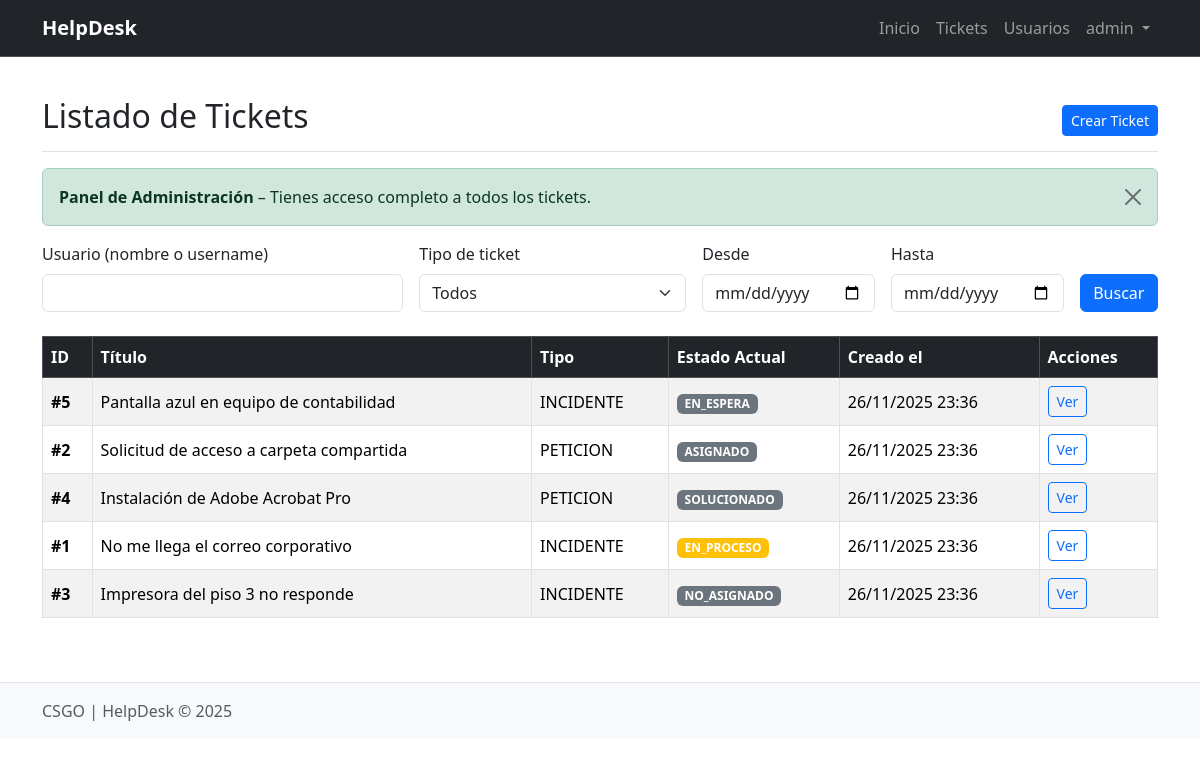
Screenshot of /tickets (signed in) with the database file from the repository.
### tables this page shows
CREATE TABLE ticket (
    id_ticket        INT AUTO_INCREMENT PRIMARY KEY,
    titulo           VARCHAR(200) NOT NULL,
    descripcion_inicial TEXT NOT NULL,            
    id_tipo_ticket   INT NOT NULL,
    id_estado_ticket INT NOT NULL,                
    id_usuario_creador INT NOT NULL,              
    id_operador_asignado INT NULL,                
    creado_en        DATETIME NOT NULL DEFAULT CURRENT_TIMESTAMP,
    actualizado_en   DATETIME NULL,

    CONSTRAINT fk_ticket_tipo
        FOREIGN KEY (id_tipo_ticket) REFERENCES ticket_tipo(id_tipo_ticket),

    CONSTRAINT fk_ticket_estado
        FOREIGN KEY (id_estado_ticket) REFERENCES ticket_estado(id_estado_ticket),

    CONSTRAINT fk_ticket_creador
        FOREIGN KEY (id_usuario_creador) REFERENCES usuario(id_usuario),

    CONSTRAINT fk_ticket_operador_asignado
        FOREIGN KEY (id_operador_asignado) REFERENCES usuario(id_usuario)
);

CREATE TABLE ticket_tipo (
    id_tipo_ticket INT AUTO_INCREMENT PRIMARY KEY,
    nombre         VARCHAR(50) NOT NULL UNIQUE   
);

CREATE TABLE ticket_estado (
    id_estado_ticket INT AUTO_INCREMENT PRIMARY KEY,
    nombre           VARCHAR(50) NOT NULL unique,   
    descripcion      VARCHAR(255) NULL
);

### app/Controllers/TicketController.php (called while the page is built, shortened)
<?php
class TicketController
{
   public function index()
{
    $usuario = trim($_GET['usuario'] ?? '');
    $tipo    = isset($_GET['tipo']) ? (int) $_GET['tipo'] : 0;
    $desde   = $_GET['desde'] ?? '';
    $hasta   = $_GET['hasta'] ?? '';
    $tickets = Ticket::buscarTickets($usuario, $tipo, $desde, $hasta);
    require __DIR__ . '/../View/tickets/index.view.php';
}
}

### public/index.php (called while the page is built, shortened)
<?php
require __DIR__ . '/../app/Core/Router.php';
$router = new Router();
$router->add('GET', '/', 'HomeController@index');
$router->add('GET', '/tickets', 'TicketController@index');
$router->get('/tickets/create', 'TicketController@create');
$router->post('/tickets/create', 'TicketController@store');
$router->get('/tickets/show', 'TicketController@show');
$router->get('/tickets/asignados', 'TicketController@misAsignados');
$router->post('/tickets/asignar', 'TicketController@asignar');
$router->add('GET', '/login', 'AuthController@login');
$router->add('POST', '/login', 'AuthController@authenticate');
$router->add('GET', '/logout', 'AuthController@logout');
$router->add('GET', '/profile', 'ProfileController@edit');
$router->add('POST', '/profile/update', 'ProfileController@update');
$router->get('/users', 'UserController@index');
$router->get('/users/create', 'UserController@create');
$router->post('/users/create', 'UserController@store');
$router->get('/users/edit/{id}', 'UserController@edit');
$router->post('/users/edit/{id}', 'UserController@update');
$router->get('/users/deactivate/{id}', 'UserController@deactivate');
try {
    $uri = parse_url($_SERVER['REQUEST_URI'], PHP_URL_PATH);
    $method = $_SERVER['REQUEST_METHOD'];
    $router->dispatch($uri, $method);
} catch (Exception $e) {
    echo "Error: " . $e->getMessage();
}

### app/Models/Ticket.php (called while the page is built, shortened)
<?php
class Ticket extends Model
{
    public static function buscarTickets(string $usuario, int $idTipo, string $desde, string $hasta): array
{
    $pdo = self::connection();
    $sql = "
        SELECT
            t.id_ticket,
            t.titulo,
            tt.nombre AS tipo_ticket,
            te.nombre AS estado_ticket,
            t.creado_en,
            u.nombre_completo AS usuario_nombre
        FROM ticket t
        JOIN ticket_tipo   tt ON t.id_tipo_ticket   = tt.id_tipo_ticket
        JOIN ticket_estado te ON t.id_estado_ticket = te.id_estado_ticket
        JOIN usuario       u  ON t.id_usuario_creador = u.id_usuario
        WHERE 1 = 1
    ";
    $params = [];
    $sql .= " ORDER BY t.creado_en DESC";
    $stmt = $pdo->prepare($sql);
    $stmt->execute($params);
    return $stmt->fetchAll(PDO::FETCH_OBJ);
}
}

### app/View/tickets/index.view.php (the view, shortened to what this page needs)
<?php require __DIR__ . '/../layouts/header.php'; ?>
<div class="d-flex justify-content-between flex-wrap flex-md-nowrap align-items-center pt-3 pb-2 mb-3 border-bottom">
    <h1 class="h2">
        <?php if ($_SESSION['user']['rol_nombre'] === 'USUARIO'): ?>
            Mis Tickets
        <?php else: ?>
            Listado de Tickets
        <?php endif; ?>
    </h1>
    <div class="btn-toolbar mb-2 mb-md-0">
        <a href="/tickets/create" class="btn btn-sm btn-primary">
            Crear Ticket
        </a>
    </div>
</div>
<?php if ($_SESSION['user']['rol_nombre'] === 'USUARIO'): ?>
    <div class="alert alert-info alert-dismissible fade show" role="alert">
        <strong>Área de Usuario</strong> – Aquí solo puedes ver los tickets que creaste tú.
        <button type="button" class="btn-close" data-bs-dismiss="alert"></button>
    </div>
<?php else:  ?>
    <div class="alert alert-success alert-dismissible fade show" role="alert">
        <strong>Panel de Administración</strong> – Tienes acceso completo a todos los tickets.
        <button type="button" class="btn-close" data-bs-dismiss="alert"></button>
    </div>
<?php endif; ?>
 <form method="GET" action="/tickets" class="row g-3 mb-4">
    <div class="col-md-4">
        <label class="form-label">Usuario (nombre o username)</label>
        <input type="text" name="usuario" class="form-control"
               value="<?= htmlspecialchars($_GET['usuario'] ?? '') ?>">
    </div>
    <div class="col-md-3">
        <label class="form-label">Tipo de ticket</label>
        <select name="tipo" class="form-select">
            <option value="0">Todos</option>
        </select>
    </div>
    <div class="col-md-2">
        <label class="form-label">Desde</label>
        <input type="date" name="desde" class="form-control"
               value="<?= htmlspecialchars($_GET['desde'] ?? '') ?>">
    </div>
    <div class="col-md-2">
        <label class="form-label">Hasta</label>
        <input type="date" name="hasta" class="form-control"
               value="<?= htmlspecialchars($_GET['hasta'] ?? '') ?>">
    </div>
    <div class="col-md-1 d-flex align-items-end">
        <button class="btn btn-primary w-100">Buscar</button>
    </div>
</form>
<div class="table-responsive">
    <table class="table table-striped table-hover table-bordered align-middle">
        <thead class="table-dark">
            <tr>
                <th>ID</th>
                <th>Título</th>
                <th>Tipo</th>
                <th>Estado Actual</th>
                <th>Creado el</th>
                <th>Acciones</th>
            </tr>
        </thead>
        <tbody>
            <?php if (empty($tickets)): ?>
                <tr>
                    <td colspan="6" class="text-center py-4 text-muted">
                        <?php if ($_SESSION['user']['rol_nombre'] === 'USUARIO'): ?>
                            Aún no has creado ningún ticket.
                        <?php else: ?>
                            No hay tickets registrados en el sistema.
                        <?php endif; ?>
                    </td>
                </tr>
            <?php else: ?>
                <?php foreach ($tickets as $ticket): ?>
                    <tr>
                        <td><strong>#<?= $ticket->id_ticket ?></strong></td>
                        <td><?= htmlspecialchars($ticket->titulo) ?></td>
                        <td><?= htmlspecialchars($ticket->tipo_ticket) ?></td>
                        <td>
                            <span class="badge bg-<?= $ticket->estado_ticket === 'CERRADO' ? 'success' : ($ticket->estado_ticket === 'EN_PROCESO' ? 'warning' : 'secondary') ?>">
                                <?= htmlspecialchars($ticket->estado_ticket) ?>
                            </span>
                        </td>
                        <td><?= date('d/m/Y H:i', strtotime($ticket->creado_en)) ?></td>
                        <td>
                            <a href="/tickets/show?id=<?= $ticket->id_ticket ?>"
                               class="btn btn-sm btn-outline-primary" title="Ver detalles">
                                Ver
                            </a>
                        </td>
                    </tr>
                <?php endforeach; ?>
            <?php endif; ?>
        </tbody>
    </table>
</div>
<?php require __DIR__ . '/../layouts/footer.php'; ?>

### app/Core/Router.php (shortened to what this page needs)
<?php
class Router
{
    protected $routes = [];
    public function add($method, $uri, $controller)
    {
        $this->routes[] = [
            'method' => $method,
            'uri' => $uri,
            'controller' => $controller
        ];
    }
    public function dispatch($uri, $method)
    {
        foreach ($this->routes as $route) {
            $pattern = preg_replace('/\{([a-zA-Z0-9_]+)\}/', '([^/]+)', $route['uri']);
            $pattern = "#^" . $pattern . "$#";
            if (preg_match($pattern, $uri, $matches) && $route['method'] === strtoupper($method)) {
                array_shift($matches);
                $this->callAction(
                    ...explode('@', $route['controller']),
                    params: $matches
                );
                return;
            }
        }
        throw new \Exception('No route found for this URI.');
    }
protected function callAction($controller, $action, $params = [])
{
    $controllerInstance = new $className;
    return call_user_func_array([$controllerInstance, $action], $params);
}
}

### app/View/layouts/header.php (shortened to what this page needs)
<!DOCTYPE html>
<html lang="es">
<head>
    <link href="https://cdn.jsdelivr.net/npm/bootstrap@5.3.3/dist/css/bootstrap.min.css" rel="stylesheet"
>
    <link rel="stylesheet" href="/public/css/style.css">
</head>
<body>
    <header>
        <nav class="navbar navbar-expand-lg navbar-dark bg-dark border-bottom border-body" data-bs-theme="dark">
            <div class="container">
                <a class="navbar-brand" href="/">HelpDesk</a>
                <div class="collapse navbar-collapse" id="navbarNav">
                    <ul class="navbar-nav ms-auto mb-2 mb-lg-0">
                        <li class="nav-item">
                            <a class="nav-link" href="/">Inicio</a>
                        </li>
                        <?php if (isset($_SESSION['user'])): ?>
                            <li class="nav-item">
                                <a class="nav-link" href="/tickets">Tickets</a>
                            </li>
                            <?php
                            $rol = trim($_SESSION['user']['rol_nombre'] ?? '');
                            if (strtoupper($rol) === 'SUPERADMIN'):
                            ?>
                                <li class="nav-item">
                                    <a class="nav-link" href="/users">Usuarios</a>
                                </li>
                            <?php endif; ?>
                            <li class="nav-item dropdown">
                                <a class="nav-link dropdown-toggle" href="#" role="button" data-bs-toggle="dropdown"
                                    aria-expanded="false">
                                    <?= $_SESSION['user']['username'] ?>
                                </a>
                            </li>
                        <?php else: ?>
                            <li class="nav-item">
                                <a class="nav-link" href="/login">Iniciar Sesión</a>
                            </li>
                        <?php endif; ?>
                    </ul>
                </div>
            </div>
        </nav>
    </header>
    <div class="container mt-4">

### app/View/layouts/footer.php (shortened to what this page needs)
</div>
<footer class="bg-light text-center text-lg-start mt-5 py-3 border-top">
    <div class="container">
        <p class="mb-0 text-muted">CSGO | HelpDesk &copy; 2025</p>
    </div>
</footer>
</body>
</html>

### public/css/style.css (style rules this page uses)
.navbar-brand { font-weight: bold; }

### rows the page displays
ticket: id_ticket "5", titulo "Pantalla azul en equipo de contabilidad", id_tipo_ticket.nombre "INCIDENTE", id_estado_ticket.nombre "EN_ESPERA", creado_en "26/11/2025 23:36"
ticket: id_ticket "2", titulo "Solicitud de acceso a carpeta compartida", id_tipo_ticket.nombre "PETICION", id_estado_ticket.nombre "ASIGNADO", creado_en "26/11/2025 23:36"
ticket: id_ticket "4", titulo "Instalación de Adobe Acrobat Pro", id_tipo_ticket.nombre "PETICION", id_estado_ticket.nombre "SOLUCIONADO", creado_en "26/11/2025 23:36"
ticket: id_ticket "1", titulo "No me llega el correo corporativo", id_tipo_ticket.nombre "INCIDENTE", id_estado_ticket.nombre "EN_PROCESO", creado_en "26/11/2025 23:36"
ticket: id_ticket "3", titulo "Impresora del piso 3 no responde", id_tipo_ticket.nombre "INCIDENTE", id_estado_ticket.nombre "NO_ASIGNADO", creado_en "26/11/2025 23:36"
